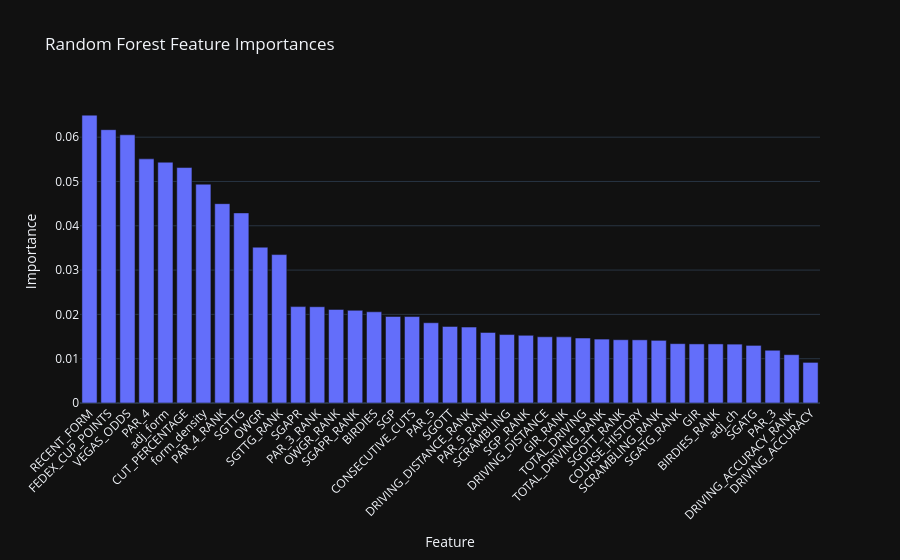

The cell this chart's notebook holds for it:
### Markdown cell above
### Final Training + Feature Importance

Train final model on all available historical data, then export this week's
ranked probabilities for optimizer input.

### Code cell
import pandas as pd
import plotly.express as px

# Fit final production model on all training rows
final_model = clone(rf_cv_pipeline)
final_model.fit(X_rf, y_rf)

# Feature importances (from fitted RF inside pipeline)
rf_step = final_model.named_steps["rf"]
importance_df = pd.DataFrame({
    "Feature": feature_cols,
    "Importance": rf_step.feature_importances_
}).sort_values(by="Importance", ascending=False)

fig = px.bar(
    importance_df,
    x="Feature",
    y="Importance",
    title="Random Forest Feature Importances",
    template="plotly_dark"
)
fig.update_layout(xaxis_tickangle=-45)
fig.show()

### Figure 1 — Plotly figure (JSON) as saved in the notebook; plotly's stock layout.template omitted (floating-point values rounded to 4 significant figures)
{"data": [{"hovertemplate": "Feature=%{x}<br>Importance=%{y}<extra></extra>", "legendgroup": "", "marker": {"color": "#636efa", "pattern": {"shape": ""}}, "name": "", "orientation": "v", "showlegend": false, "textposition": "auto", "type": "bar", "x": ["RECENT_FORM", "FEDEX_CUP_POINTS", "VEGAS_ODDS", "PAR_4", "adj_form", "CUT_PERCENTAGE", "form_density", "PAR_4_RANK", "SGTTG", "OWGR", "SGTTG_RANK", "SGAPR", "PAR_3_RANK", "OWGR_RANK", "SGAPR_RANK", "BIRDIES", "SGP", "CONSECUTIVE_CUTS", "PAR_5", "SGOTT", "DRIVING_DISTANCE_RANK", "PAR_5_RANK", "SCRAMBLING", "SGP_RANK", "DRIVING_DISTANCE", "GIR_RANK", "TOTAL_DRIVING", "TOTAL_DRIVING_RANK", "SGOTT_RANK", "COURSE_HISTORY", "SCRAMBLING_RANK", "SGATG_RANK", "GIR", "BIRDIES_RANK", "adj_ch", "SGATG", "PAR_3", "DRIVING_ACCURACY_RANK", "DRIVING_ACCURACY"], "xaxis": "x", "y": [0.06497, 0.06168, 0.06053, 0.0551, 0.05435, 0.05314, 0.04938, 0.04499, 0.0429, 0.03517, 0.0335, 0.02175, 0.02173, 0.02112, 0.02091, 0.02058, 0.01953, 0.01951, 0.01811, 0.01729, 0.01714, 0.01593, 0.01545, 0.01527, 0.01494, 0.01493, 0.01466, 0.01443, 0.01428, 0.01426, 0.01414, 0.0134, 0.01334, 0.01333, 0.01329, 0.013, 0.0119, 0.01091, 0.009163], "yaxis": "y"}], "layout": {"barmode": "relative", "legend": {"tracegroupgap": 0}, "title": {"text": "Random Forest Feature Importances"}, "xaxis": {"anchor": "y", "domain": [0, 1], "tickangle": -45, "title": {"text": "Feature"}}, "yaxis": {"anchor": "x", "domain": [0, 1], "title": {"text": "Importance"}}}}
